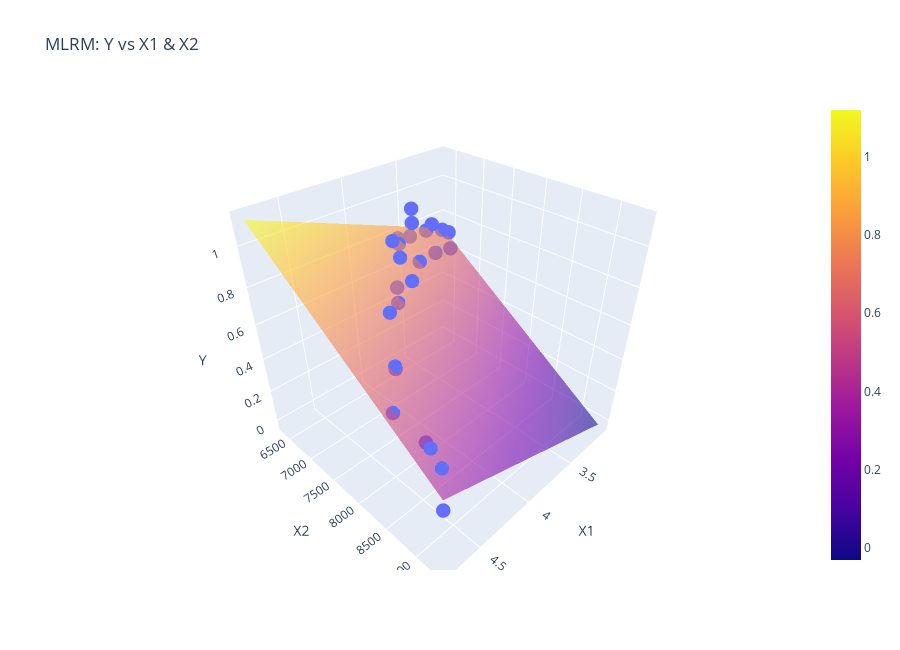

Notebook code cell kept with this figure:
### Markdown cell above
## 4) 3D Interactive Hyperplane (Plotly)

### Code cell
x1_grid = np.linspace(df["X1"].min(), df["X1"].max(), 30)
x2_grid = np.linspace(df["X2"].min(), df["X2"].max(), 30)
X1G, X2G = np.meshgrid(x1_grid, x2_grid)
Yhat_plane = ols.params["Intercept"] + ols.params["X1"]*X1G + ols.params["X2"]*X2G

fig3d = go.Figure()
fig3d.add_trace(go.Scatter3d(
    x=df["X1"], y=df["X2"], z=df["Y"],
    mode="markers", marker=dict(size=5),
    name="Observed"
))
fig3d.add_trace(go.Surface(
    x=x1_grid, y=x2_grid, z=Yhat_plane,
    name="Fitted plane", opacity=0.6
))
fig3d.update_layout(
    title="MLRM: Y vs X1 & X2",
    scene=dict(xaxis_title="X1", yaxis_title="X2", zaxis_title="Y"),
    height=650
)
fig3d.show()

### Figure 1 — Plotly figure (JSON) as saved in the notebook; plotly's stock layout.template omitted (floating-point values rounded to 4 significant figures; data arrays with more than 128 entries replaced by an {"elided": "..."} marker saying what was removed)
{"data": [{"marker": {"size": 5}, "mode": "markers", "name": "Observed", "type": "scatter3d", "x": [3.92, 3.61, 3.32, 3.07, 3.06, 3.11, 3.21, 3.26, 3.42, 3.42, 3.45, 3.58, 3.66, 3.78, 3.82, 3.97, 4.07, 4.25, 4.41, 4.49, 4.7, 4.58, 4.69, 4.71, 4.78], "y": [7298, 6855, 6636, 6506, 6450, 6402, 6368, 6340, 6349, 6352, 6361, 6369, 6546, 6672, 6890, 7115, 7327, 7546, 7931, 8097, 8468, 8717, 8991, 9179, 9318], "z": [0.75, 0.71, 0.66, 0.61, 0.7, 0.72, 0.77, 0.74, 0.9, 0.82, 0.75, 0.77, 0.78, 0.84, 0.79, 0.7, 0.68, 0.72, 0.55, 0.63, 0.56, 0.41, 0.51, 0.47, 0.32]}, {"name": "Fitted plane", "opacity": 0.6, "type": "surface", "x": [3.06, 3.119, 3.179, 3.238, 3.297, 3.357, 3.416, 3.475, 3.534, 3.594, 3.653, 3.712, 3.772, 3.831, 3.89, 3.95, 4.009, 4.068, 4.128, 4.187, 4.246, 4.306, 4.365, 4.424, 4.483, 4.543, 4.602, 4.661, 4.721, 4.78], "y": [6340.0, 6443.0, 6545.0, 6648.0, 6751.0, 6853.0, 6956.0, 7059.0, 7162.0, 7264.0, 7367.0, 7470.0, 7572.0, 7675.0, 7778.0, 7880.0, 7983.0, 8086.0, 8188.0, 8291.0, 8394.0, 8496.0, 8599.0, 8702.0, 8805.0, 8907.0, 9010.0, 9113.0, 9215.0, 9318.0], "z": {"elided": "30x30 float values"}}], "layout": {"height": 650, "scene": {"xaxis": {"title": {"text": "X1"}}, "yaxis": {"title": {"text": "X2"}}, "zaxis": {"title": {"text": "Y"}}}, "title": {"text": "MLRM: Y vs X1 & X2"}}}
